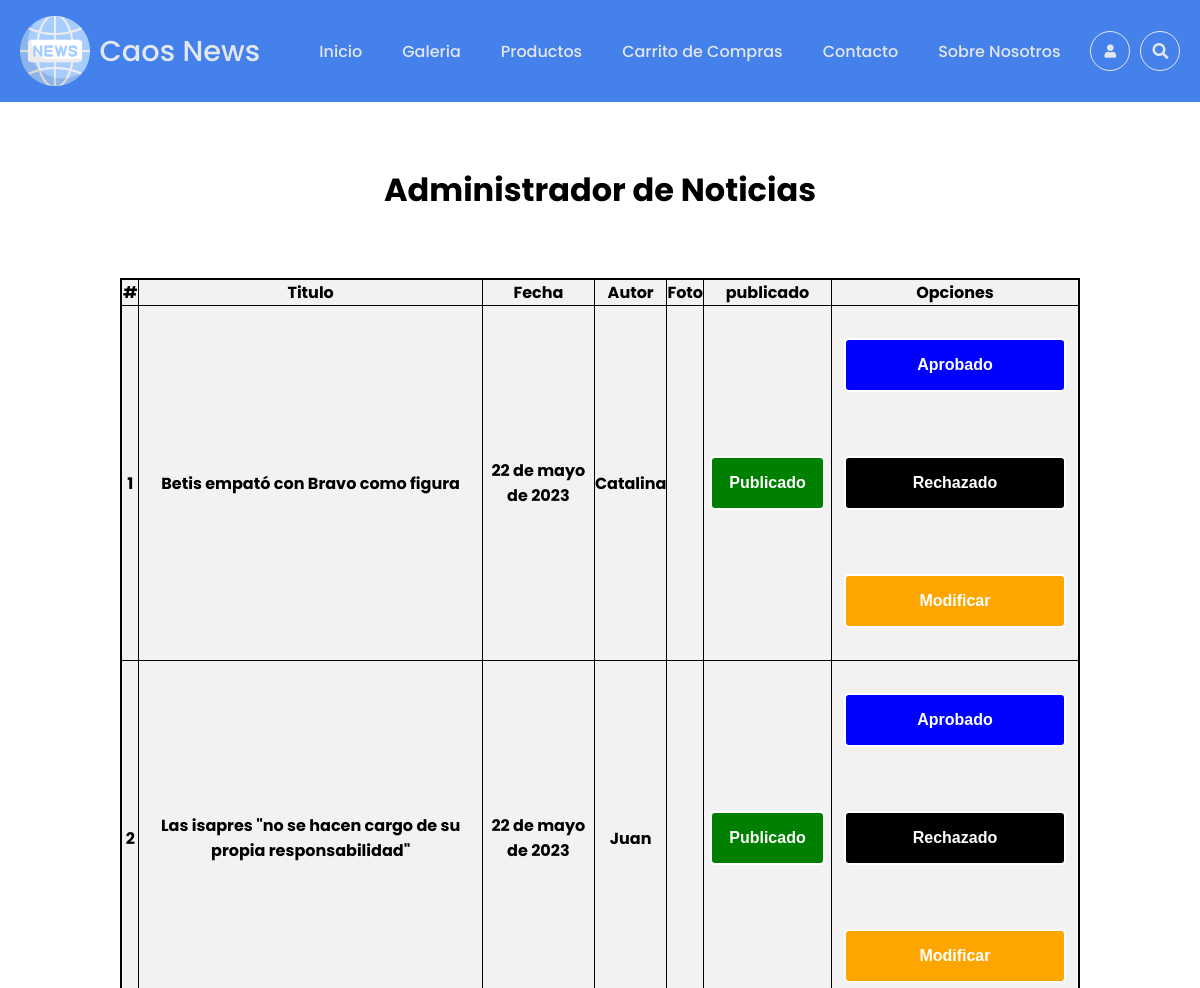
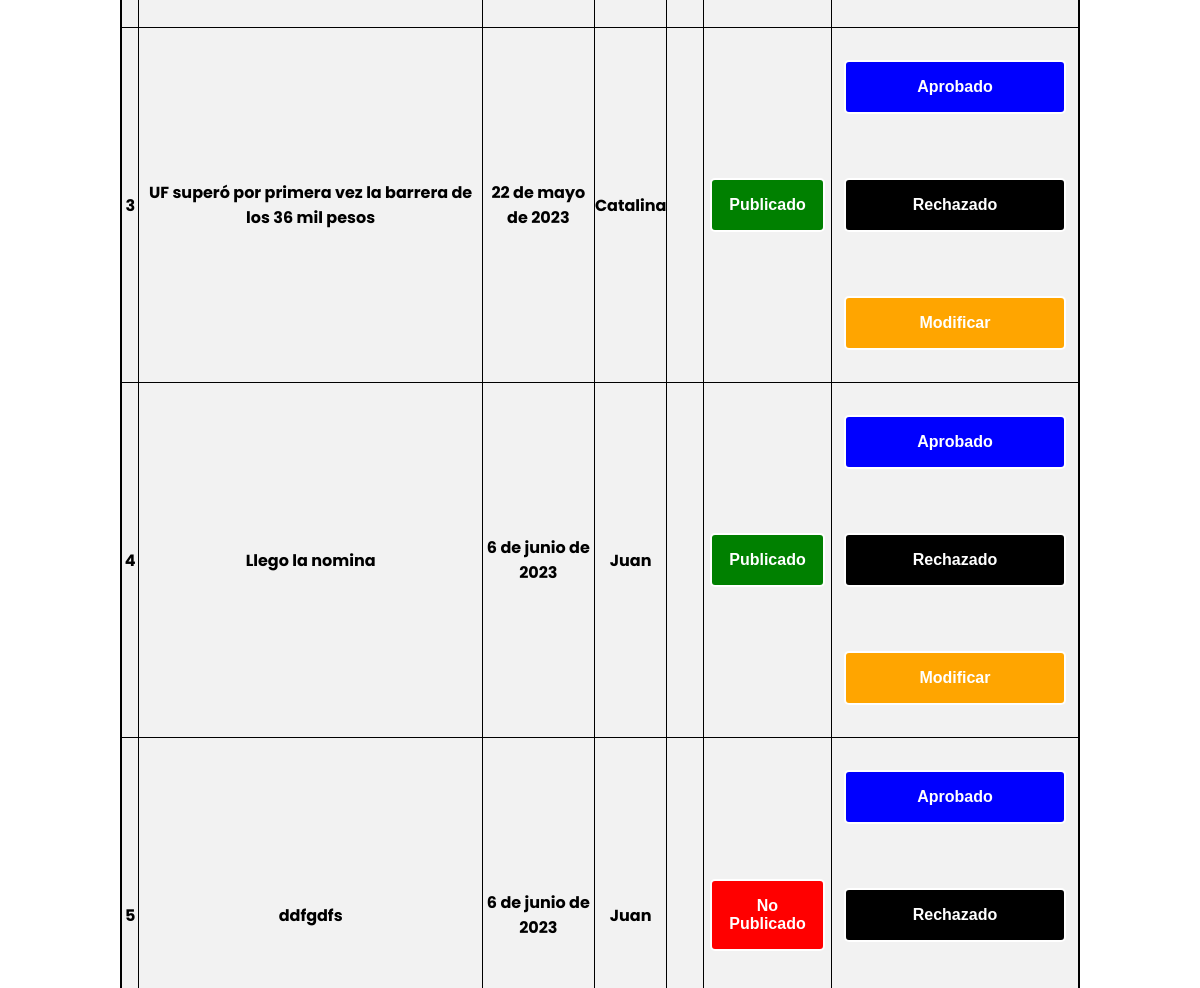
Page /administrarnoticias/ (upper part) on the earlier database version (2 pictures, top to bottom).
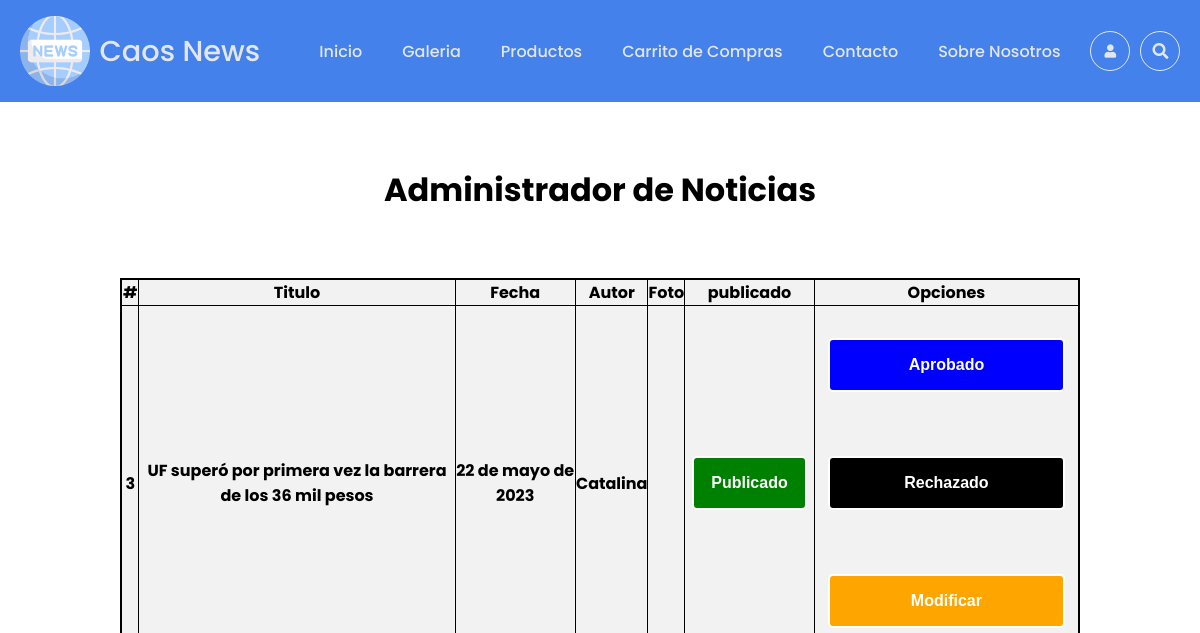
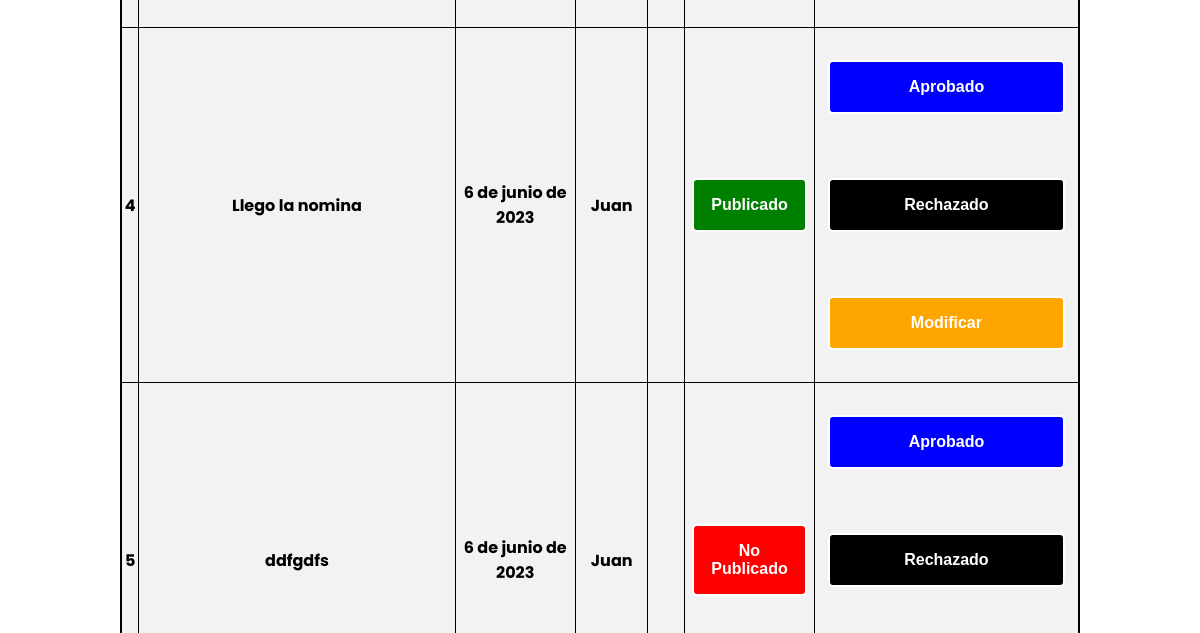
Same page on the later database version (2 pictures, top to bottom).
### webCaos/models.py (models this page shows, shortened)
class Noticia(models.Model):
    IDNot=models.AutoField(primary_key=True)
    Titulo=models.CharField(max_length=100)
    Descrip=models.TextField(max_length=1000)
    Fecha=models.DateField(now.date())
    categoria=models.ForeignKey(Categoria,on_delete=models.CASCADE)
    periodista=models.ForeignKey(Periodista,on_delete=models.CASCADE)
    Foto=models.ImageField(upload_to='fotos',null=True)
    Publicado=models.BooleanField(default=False)

class Periodista(models.Model):
    IDPer=models.AutoField(primary_key=True)
    NombrePer=models.CharField(max_length=50)
    ApellidoPer=models.CharField(max_length=50)

### webCaos/views.py (the view)
# urls.py: path('administrarnoticias/',admin_noticias,name='ADMINNOT'),
def admin_noticias(request):
    cate=Categoria.objects.all()
    noticia=Noticia.objects.all()
    print(request.user.username)
    contexto={"Noticias":noticia,"Categoria":cate}
    return render(request, 'admin-noticias.html', contexto)

### webCaos/templates/admin-noticias.html (shortened to what this page needs)
{% extends "base.html" %}
{% load static  %}
{% block css %}
    <link rel="stylesheet" href="{% static 'css/pendiente.css' %}">
{% endblock css %}
{% block contenido %}
    <section id="Admin">
        <h3> Administrador de Noticias</h3>
        <div class="table-responsive">
            <table class="table dark" border="4">
                    <tr>
                        <th scope="col">#</th>
                        <th scope="col">Titulo</th>
                        <th scope="col">Fecha</th>
                        <th scope="col">Autor</th>
                        <th scope="col">Foto</th>
                        <th scope="col">publicado</th>
                        <th scope="col">Opciones</th>
                    </tr>
                    {% for item in Noticias %}
                    <tr>
                        <th scope="row">{{item.IDNot}}</th>
                        <td>{{item.Titulo}}</td>
                        <td>{{item.Fecha}}</td>
                        <td>{{item.periodista.NombrePer}}</td>
                        <td>
                        </td>
                        <td>
                            {% if item.Publicado  %}
                                <button type="button" class="btn btn-success">Publicado</button>
                            {% else %}
                                <button type="button" class="btn btn-danger">No Publicado</button>
                            {% endif %}
                        </td>
                        <td>
                            <button type="submit" class="btn btn-primary" value="Aprobado">Aprobado</button>
                            <button class="btn btn-dark" value="Rechazado" onclick="rechazar({{item.IDNot}})">Rechazado</button>
                            <button class="btn btn-warning" value="Modificar" onclick="modificar({{item.IDNot}})" >Modificar</button>
                        </td>
                    </tr>
                {% endfor %}
            </table>
        </div>
    </section>
{% endblock contenido %}

Differences in the rows shown:
removed Noticia: IDNot "1", Titulo "Betis empató con Bravo como figura", Fecha "22 de mayo de 2023", periodista.NombrePer "Catalina", Publicado "Publicado"
removed Noticia: IDNot "2", Titulo "Las isapres \"no se hacen cargo de su propia responsabilidad\"", Fecha "22 de mayo de 2023", periodista.NombrePer "Juan", Publicado "Publicado"
